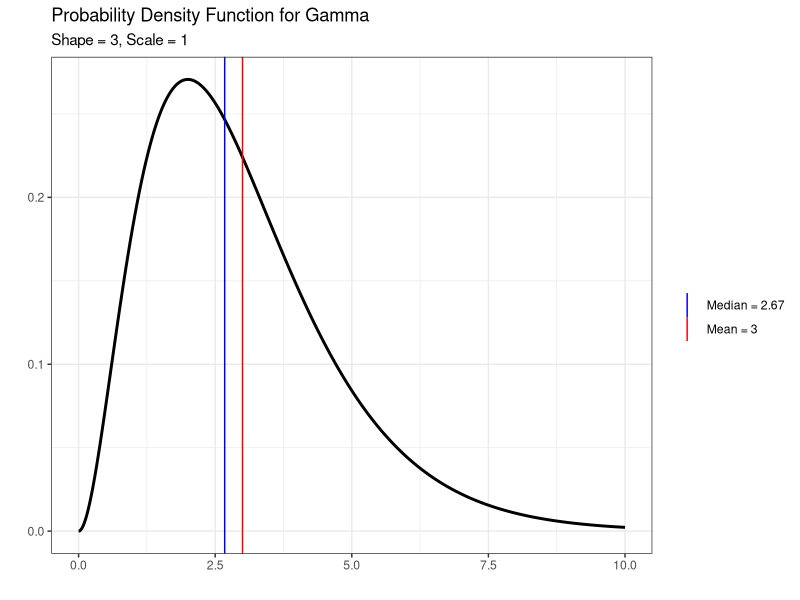
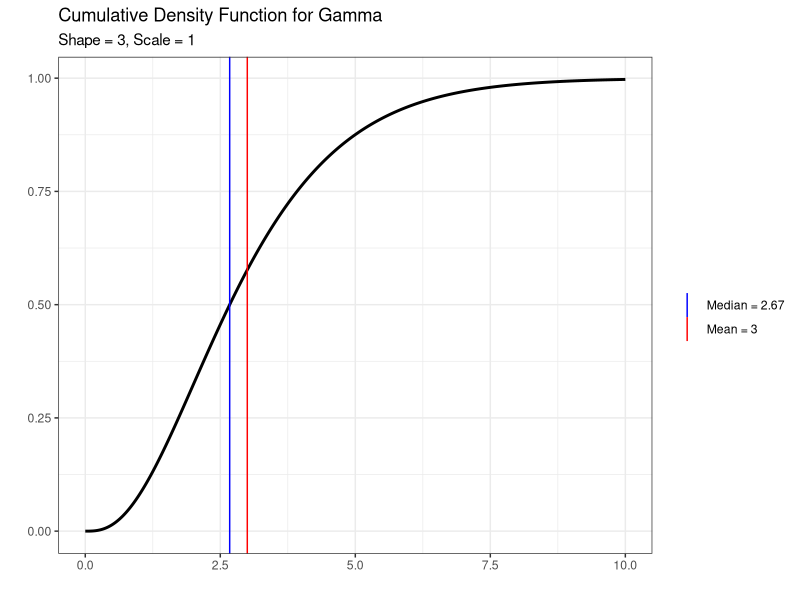
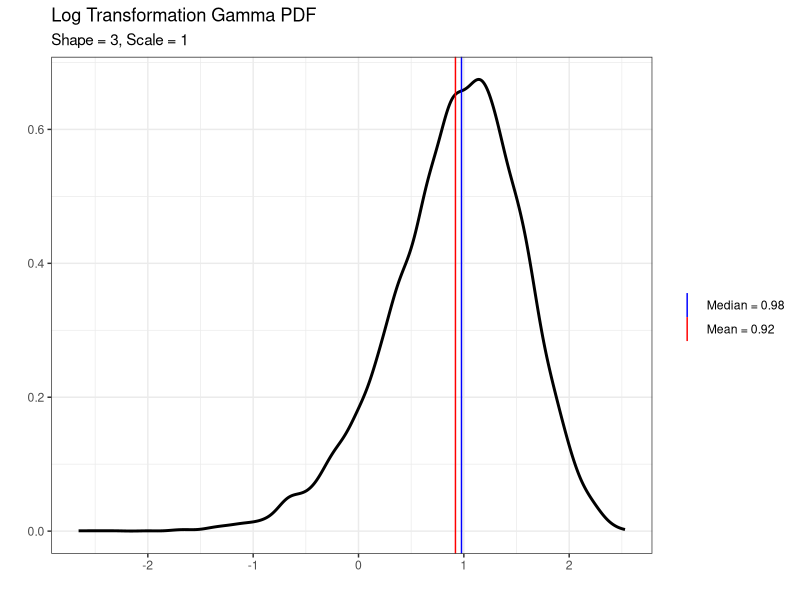
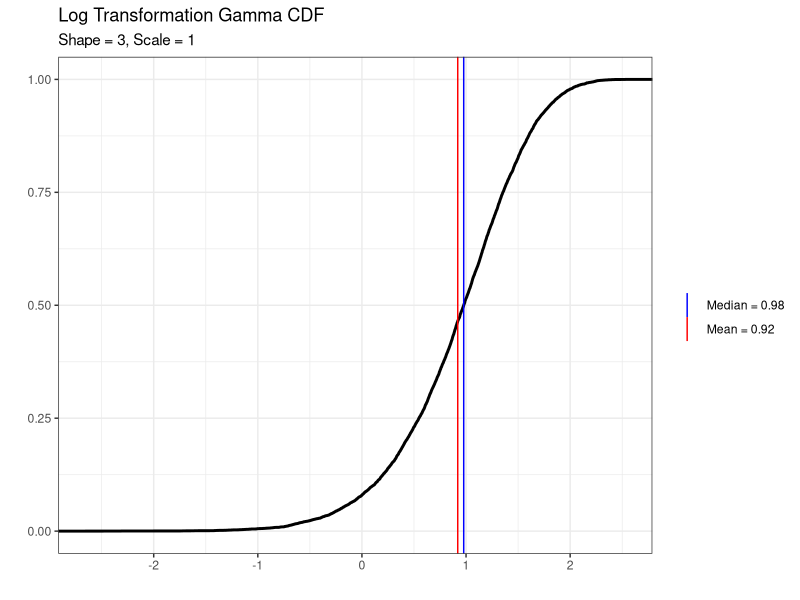
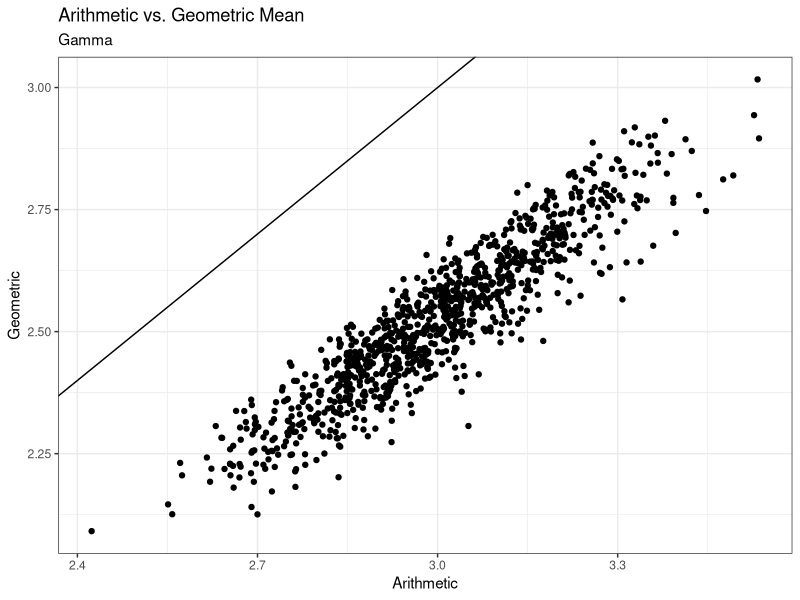
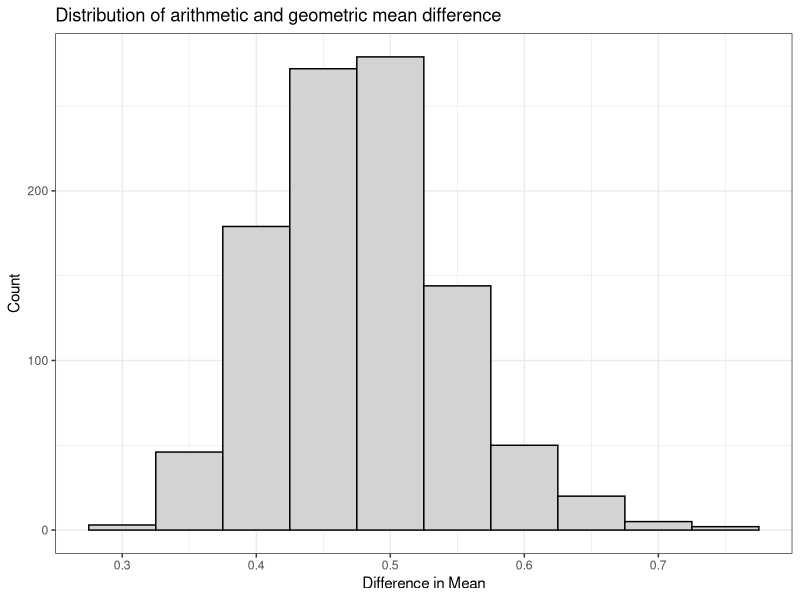
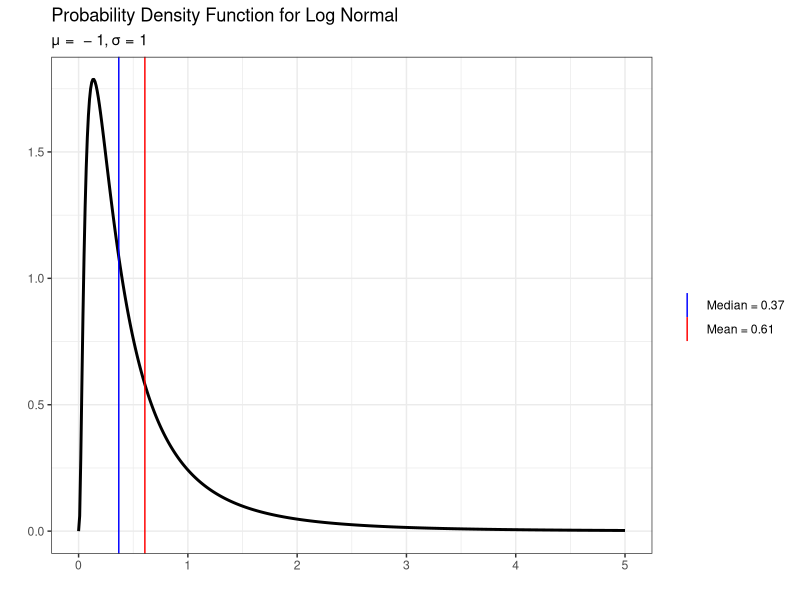
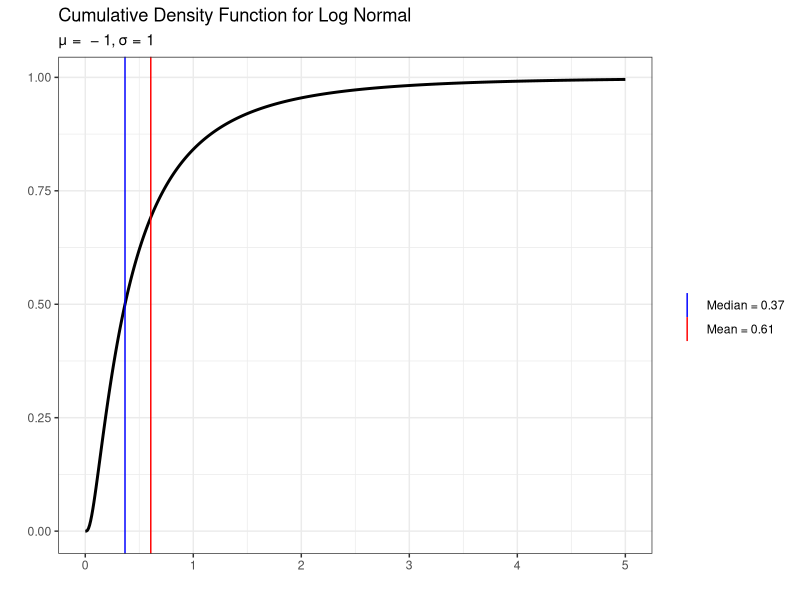

Source code (R) for these figures, in order:
## ---- chunk 1
library(ggplot2)

sample <- seq(0,10,.01)

#Create PDF
gamma_pdf <- dgamma(sample, shape=3)
gamma_pdf_df <- data.frame(sample, gamma_pdf)
ggplot(gamma_pdf_df, aes(x=sample, y=gamma_pdf)) + 
  geom_line(size=1) +
  labs(title="Probability Density Function for Gamma",
       subtitle="Shape = 3, Scale = 1",
       x="",
       y="",
       col="") +
  theme_bw() +
  geom_vline(aes(xintercept = 3*1,col="red")) +
  geom_vline(aes(xintercept = qgamma(0.5,3,1), col="blue")) +
  scale_colour_manual(values=c("blue", "red"), labels=c(paste0("Median = ", round(qgamma(0.5,3,1),2)), paste0("Mean = ", 3)))


#Create CDF
gamma_cdf <- pgamma(sample, shape=3)
gamma_cdf_df <- data.frame(sample, gamma_cdf)
ggplot(gamma_cdf_df, aes(x=sample, y=gamma_cdf)) + 
  geom_line(size=1) +
  labs(title="Cumulative Density Function for Gamma",
       subtitle="Shape = 3, Scale = 1",
       x="",
       y="",
       colour="") +
  theme_bw() +
  geom_vline(aes(xintercept = 3*1,col="red")) +
  geom_vline(aes(xintercept = qgamma(0.5,3,1), col="blue")) +
  scale_colour_manual(values=c("blue", "red"), labels=c(paste0("Median = ", round(qgamma(0.5,3,1),2)), paste0("Mean = ", 3)))

  
## ---- chunk 2
x <- rgamma(10000, shape=3, scale=1)
y <- log(x)
pdf_df <- data.frame(x,y)

#Create PDF
ggplot(pdf_df, aes(y)) + 
  geom_density(size=1) +
  labs(title="Log Transformation Gamma PDF",
       subtitle="Shape = 3, Scale = 1",
       x="",
       y="",
       col="") +
  theme_bw() +
  geom_vline(aes(xintercept = mean(y),col="red")) +
  geom_vline(aes(xintercept = median(y), col="blue")) +
  scale_colour_manual(values=c("blue", "red"), labels=c(paste0("Median = ", round(median(y),2)), paste0("Mean = ", round(mean(y),2))))


#Create CDF
ggplot(pdf_df, aes(y)) + 
  stat_ecdf(size=1) +
  labs(title="Log Transformation Gamma CDF",
       subtitle="Shape = 3, Scale = 1",
       x="",
       y="",
       col="") +
  theme_bw() +
  geom_vline(aes(xintercept = mean(y),col="red")) +
  geom_vline(aes(xintercept = median(y), col="blue")) +
  scale_colour_manual(values=c("blue", "red"), labels=c(paste0("Median = ", round(median(y),2)), paste0("Mean = ", round(mean(y),2))))
## ---- chunk 3
arithmetic <- rep(NA, 1000)
geometric <- rep(NA, 1000)

for(i in 1:1000){
  sample <- rgamma(100,3,1)
  arithmetic[i] = mean(sample)
  geometric[i] = exp(mean(log(sample)))
  }

plot_mean <- data.frame(arithmetic, geometric)

ggplot(plot_mean, aes(arithmetic, geometric)) + geom_point() +
  labs(title="Arithmetic vs. Geometric Mean",
       subtitle="Gamma",
       x="Arithmetic",
       y="Geometric") +
  geom_abline(slope=1,intercept=0) +
  theme_bw() 
## ---- chunk 4
mean_diff = rep(NA, 1000)

for(i in 1:1000){
  mean_diff[i] = arithmetic[i] - geometric[i]
}

df_mean_diff <- data.frame(mean_diff)

ggplot(df_mean_diff, aes(mean_diff)) + geom_histogram(binwidth=0.05, fill="lightgrey", col="black") +
  labs(title="Distribution of arithmetic and geometric mean difference",
       x="Difference in Mean",
       y="Count") +
  theme_bw()
## ---- chunk 5
sample <- seq(0,5,.01)

#Create PDF
lnorm_pdf <- dlnorm(sample, -1)
lnorm_pdf_df <- data.frame(sample, lnorm_pdf)
ggplot(lnorm_pdf_df, aes(x=sample, y=lnorm_pdf)) + 
  geom_line(size=1) +
  labs(title="Probability Density Function for Log Normal",
       subtitle="μ =  − 1, σ = 1",
       x="",
       y="",
       col="") +
  theme_bw() +
  geom_vline(aes(xintercept = exp(-1+1/2),col="red")) +
  geom_vline(aes(xintercept = qlnorm(0.5,-1,1), col="blue")) +
  scale_colour_manual(values=c("blue", "red"), labels=c(paste0("Median = ", round(qlnorm(0.5,-1,1),2)), paste0("Mean = ", round(exp(-1+1/2),2))))


#Create CDF
lnorm_cdf <- plnorm(sample, -1)
lnorm_cdf_df <- data.frame(sample, lnorm_cdf)
ggplot(lnorm_cdf_df, aes(x=sample, y=lnorm_cdf)) + 
  geom_line(size=1) +
  labs(title="Cumulative Density Function for Log Normal",
       subtitle="μ =  − 1, σ = 1",
       x="",
       y="",
       colour="") +
  theme_bw() +
  geom_vline(aes(xintercept = exp(-1+1/2),col="red")) +
  geom_vline(aes(xintercept = qlnorm(0.5,-1,1), col="blue")) +
  scale_colour_manual(values=c("blue", "red"), labels=c(paste0("Median = ", round(qlnorm(0.5,-1,1),2)), paste0("Mean = ", round(exp(-1+1/2),2))))

  
## ---- chunk 6
x <- rlnorm(10000, -1,1)
y <- log(x)
pdf_df <- data.frame(x,y)

#Create PDF
ggplot(pdf_df, aes(y)) + 
  geom_density(size=1) +
  labs(title="Log Transformation Log Normal PDF",
       subtitle="Shape = 3, Scale = 1",
       x="",
       y="",
       col="") +
  theme_bw() +
  geom_vline(aes(xintercept = mean(y),col="red")) +
  geom_vline(aes(xintercept = median(y), col="blue")) +
  scale_colour_manual(values=c("blue", "red"), labels=c(paste0("Median = ", round(median(y),2)), paste0("Mean = ", round(mean(y),2))))


#Create CDF
ggplot(pdf_df, aes(y)) + 
  stat_ecdf(size=1) +
  labs(title="Log Transformation Log Normal CDF",
       subtitle="Shape = 3, Scale = 1",
       x="",
       y="",
       col="") +
  theme_bw() +
  geom_vline(aes(xintercept = mean(y),col="red")) +
  geom_vline(aes(xintercept = median(y), col="blue")) +
  scale_colour_manual(values=c("blue", "red"), labels=c(paste0("Median = ", round(median(y),2)), paste0("Mean = ", round(mean(y),2))))
## ---- chunk 7
arithmetic_ln <- rep(NA, 1000)
geometric_ln <- rep(NA, 1000)

for(i in 1:1000){
  sample <- rlnorm(100,-1,1)
  arithmetic_ln[i] = mean(sample)
  geometric_ln[i] = exp(mean(log(sample)))
  }

plot_mean <- data.frame(arithmetic_ln, geometric_ln)

ggplot(plot_mean, aes(arithmetic_ln, geometric_ln)) + geom_point() +
  labs(title="Arithmetic vs. Geometric Mean",
       subtitle="Log Normal",
       x="Arithmetic",
       y="Geometric") +
  geom_abline(slope=1,intercept=0) +
  theme_bw()
## ---- chunk 8
mean_diff_ln = rep(NA, 1000)

for(i in 1:1000){
  mean_diff_ln[i] = arithmetic_ln[i] - geometric_ln[i]
}

df_mean_diff_ln <- data.frame(mean_diff_ln)

ggplot(df_mean_diff_ln, aes(mean_diff_ln)) + geom_histogram(binwidth=0.05, fill="lightgrey", col="black") +
  labs(title="Distribution of arithmetic and geometric mean difference",
       subtitle="Log Normal",
       x="Difference in Mean",
       y="Count") +
  theme_bw()
## ---- chunk 9
sample <- seq(0,12,.1)

#Create PDF
unif_pdf <- dunif(sample, 0, 12)
unif_pdf_df <- data.frame(sample, unif_pdf)
ggplot(unif_pdf_df, aes(x=sample, y=unif_pdf)) + 
  geom_line(size=1) +
  labs(title="Probability Density Function for Uniform",
       x="",
       y="",
       col="") +
  theme_bw() +
  geom_vline(aes(xintercept = 6,col="red")) +
  geom_vline(aes(xintercept = 6, col="blue")) +
  scale_colour_manual(values=c("blue", "red"), labels=c(paste0("Median = ", 6), paste0("Mean = ", 6)))


#Create CDF
unif_cdf <- punif(sample, 0, 12)
unif_cdf_df <- data.frame(sample, unif_cdf)
ggplot(unif_cdf_df, aes(x=sample, y=unif_cdf)) + 
  geom_line(size=1) +
  labs(title="Cumulative Density Function for Uniform",
       x="",
       y="",
       colour="") +
  theme_bw() +
  geom_vline(aes(xintercept = 6,col="red")) +
  geom_vline(aes(xintercept = 6, col="blue")) +
  scale_colour_manual(values=c("blue", "red"), labels=c(paste0("Median = ",6), paste0("Mean = ", 6)))

  
## ---- chunk 10
x <- runif(10000, 0,12)
y <- log(x)
pdf_df <- data.frame(x,y)

#Create PDF
ggplot(pdf_df, aes(y)) + 
  geom_density(size=1) +
  labs(title="Log Transformation Uniform PDF",
       x="",
       y="",
       col="") +
  theme_bw() +
  geom_vline(aes(xintercept = mean(y),col="red")) +
  geom_vline(aes(xintercept = median(y), col="blue")) +
  scale_colour_manual(values=c("blue", "red"), labels=c(paste0("Median = ", round(median(y),2)), paste0("Mean = ", round(mean(y),2))))


#Create CDF
ggplot(pdf_df, aes(y)) + 
  stat_ecdf(size=1) +
  labs(title="Log Transformation Uniform CDF",
       x="",
       y="",
       col="") +
  theme_bw() +
  geom_vline(aes(xintercept = mean(y),col="red")) +
  geom_vline(aes(xintercept = median(y), col="blue")) +
  scale_colour_manual(values=c("blue", "red"), labels=c(paste0("Median = ", round(median(y),2)), paste0("Mean = ", round(mean(y),2))))
## ---- chunk 11
arithmetic_u <- rep(NA, 1000)
geometric_u <- rep(NA, 1000)

for(i in 1:1000){
  sample <- runif(100,0,12)
  arithmetic_u[i] = mean(sample)
  geometric_u[i] = exp(mean(log(sample)))
  }

plot_mean <- data.frame(arithmetic_u, geometric_u)

ggplot(plot_mean, aes(arithmetic_u, geometric_u)) + geom_point() +
  labs(title="Arithmetic vs. Geometric Mean",
       subtitle="Uniform",
       x="Arithmetic",
       y="Geometric") +
  geom_abline(slope=1,intercept=0) +
  theme_bw()
## ---- chunk 12
mean_diff_u = rep(NA, 1000)

for(i in 1:1000){
  mean_diff_u[i] = arithmetic_u[i] - geometric_u[i]
}

df_mean_diff_u <- data.frame(mean_diff_u)

ggplot(df_mean_diff_u, aes(mean_diff_u)) + geom_histogram(binwidth=0.25, fill="lightgrey", col="black") +
  labs(title="Distribution of arithmetic and geometric mean difference",
       subtitle="Uniform",
       x="Difference in Mean",
       y="Count") +
  theme_bw()
